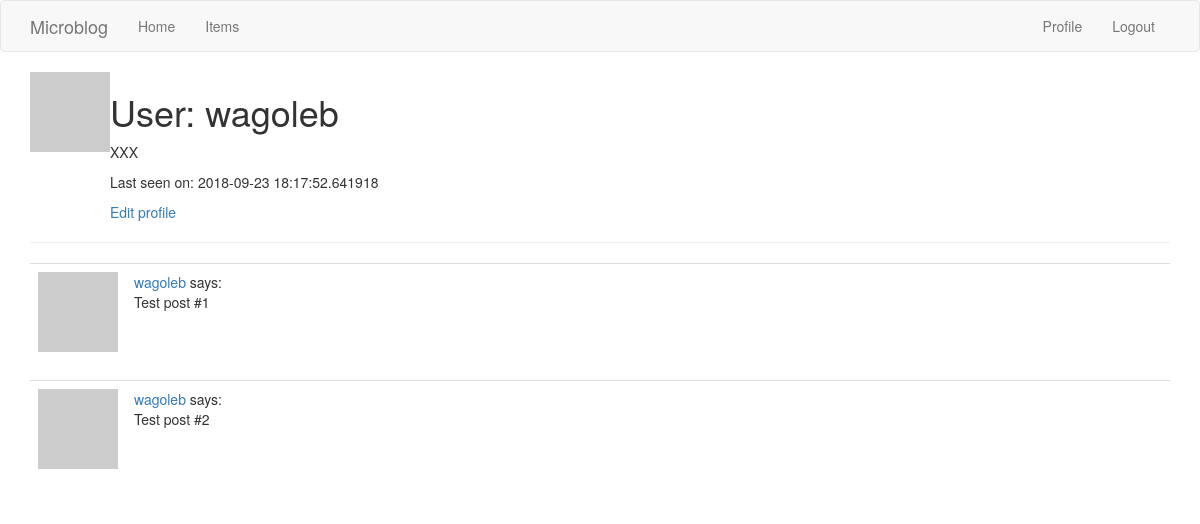
Before: /user/wagoleb (signed in) with the older database file.
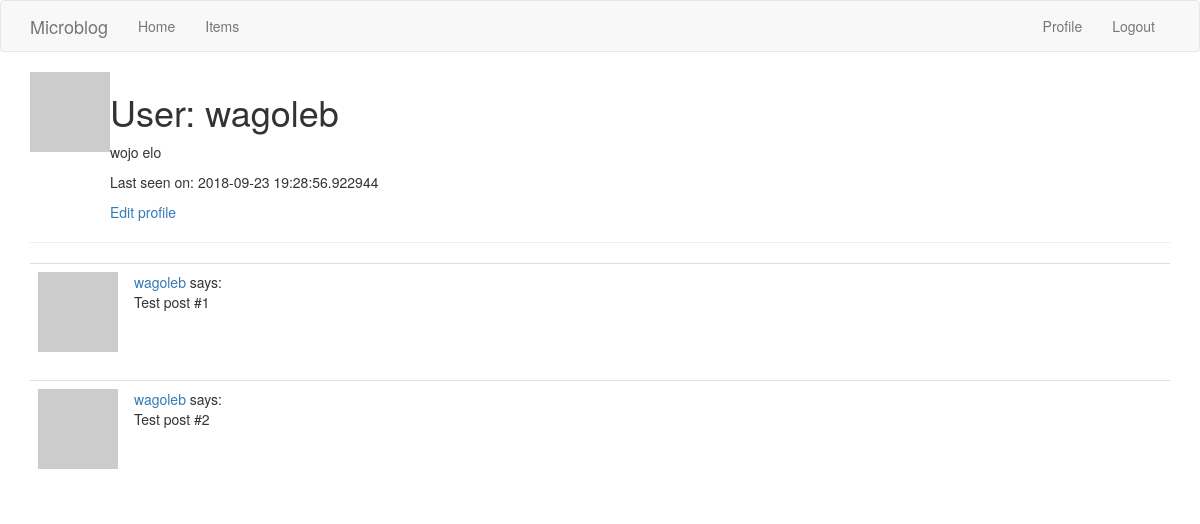
After: the same page with the newer database file.
### app/mod_user/models.py (models this page shows, shortened)
class UserModel(UserMixin, db.Model):
    __tablename__ = 'users'
    id = db.Column(db.Integer, primary_key = True)
    username = db.Column(db.String(80), index=True, unique=True)
    email = db.Column(db.String(120), index=True, unique=True)
    password = db.Column(db.String(100), nullable=False)
    about_me = db.Column(db.String(140))
    last_seen = db.Column(db.DateTime, default=datetime.utcnow)
    @login_manager.user_loader
    def load_user(user_id):
        return UserModel.query.get(int(user_id))
    def avatar(self, size):
        digest = md5(self.email.lower().encode('utf-8')).hexdigest()
        return 'https://www.gravatar.com/avatar/{}?d=identicon&s={}'.format(digest, size)

### app/mod_user/views.py (the view)
@user_profile.route('/user/<username>')
@login_required
def profile_get(username):
    user = UserModel.query.filter_by(username=username).first()
    posts = [
        {'author': user, 'body': 'Test post #1'},
        {'author': user, 'body': 'Test post #2'}
    ]
    return render_template('user/user.html', user=user, posts=posts)

### app/templates/user/user.html
{% extends "base.html" %}
{% block app_content %}
    <table>
        <tr valign="top">
            <td><img src="{{ user.avatar(128) }}"></td>
            <td>
                <h1>User: {{ user.username }}</h1>
                {% if user.about_me %}<p>{{ user.about_me }}</p>{% endif %}
                {% if user.last_seen %}<p>Last seen on: {{ user.last_seen }}</p>{% endif %}
                {% if user == current_user %}
                    <a href="{{ url_for('edit_profile.profile_show') }}">Edit profile</a>
                {% endif %}
            </td>
        </tr>
    </table>
    <hr>
    {% for post in posts %}
        {% include '_post.html' %}
    {% endfor %}
{% endblock %}

### app/templates/base.html (shortened to what this page needs)
{% extends 'bootstrap/base.html' %}
        {% block navbar %}
            <nav class="navbar navbar-default">
                <div class="container">
                    <div class="navbar-header">
                        <a class="navbar-brand" href="{{ url_for('main_page.show') }}">Microblog</a>
                    </div>
                    <div class="collapse navbar-collapse" id="bs-example-navbar-collapse-1">
                        <ul class="nav navbar-nav">
                            <li><a href="{{ url_for('main_page.show') }}">Home</a></li>
                            <li><a href="{{ url_for('items_page.items_show') }}">Items</a></li>
                        </ul>
                        <ul class="nav navbar-nav navbar-right">
                            {% if current_user.is_anonymous %}
                            <li><a href="{{ url_for('login_page.login_show') }}">Login</a></li>
                            {% else %}
                            <li><a href="{{ url_for('user_profile.profile_get', username=current_user.username) }}">Profile</a></li>
                            <li><a href="{{ url_for('logout_page.logout_do') }}">Logout</a></li>
                            {% endif %}
                        </ul>
                    </div>
                </div>
            </nav>
        {% endblock %}
        {% block content %}
            <div class="container">
                {% block app_content %}{% endblock %}
            </div>
        {% endblock %}

### app/templates/_post.html
    <table class="table table-hover">
        <tr>
            <td width="70px">
                <a href="{{ url_for('user_profile.profile_get', username=post.author.username) }}">
                    <img src="{{ post.author.avatar(70) }}" />
                </a>
            </td>
            <td>
                <a href="{{ url_for('user_profile.profile_get', username=post.author.username) }}">
                    {{ post.author.username }}
                </a>
                says:
                <br>
                {{ post.body }}
            </td>
        </tr>
    </table>

Changed rows visible on the page:
changed UserModel "wagoleb": about_me "XXX" → "wojo elo"; last_seen "2018-09-23 18:17:52.641918" → "2018-09-23 19:28:56.922944"
